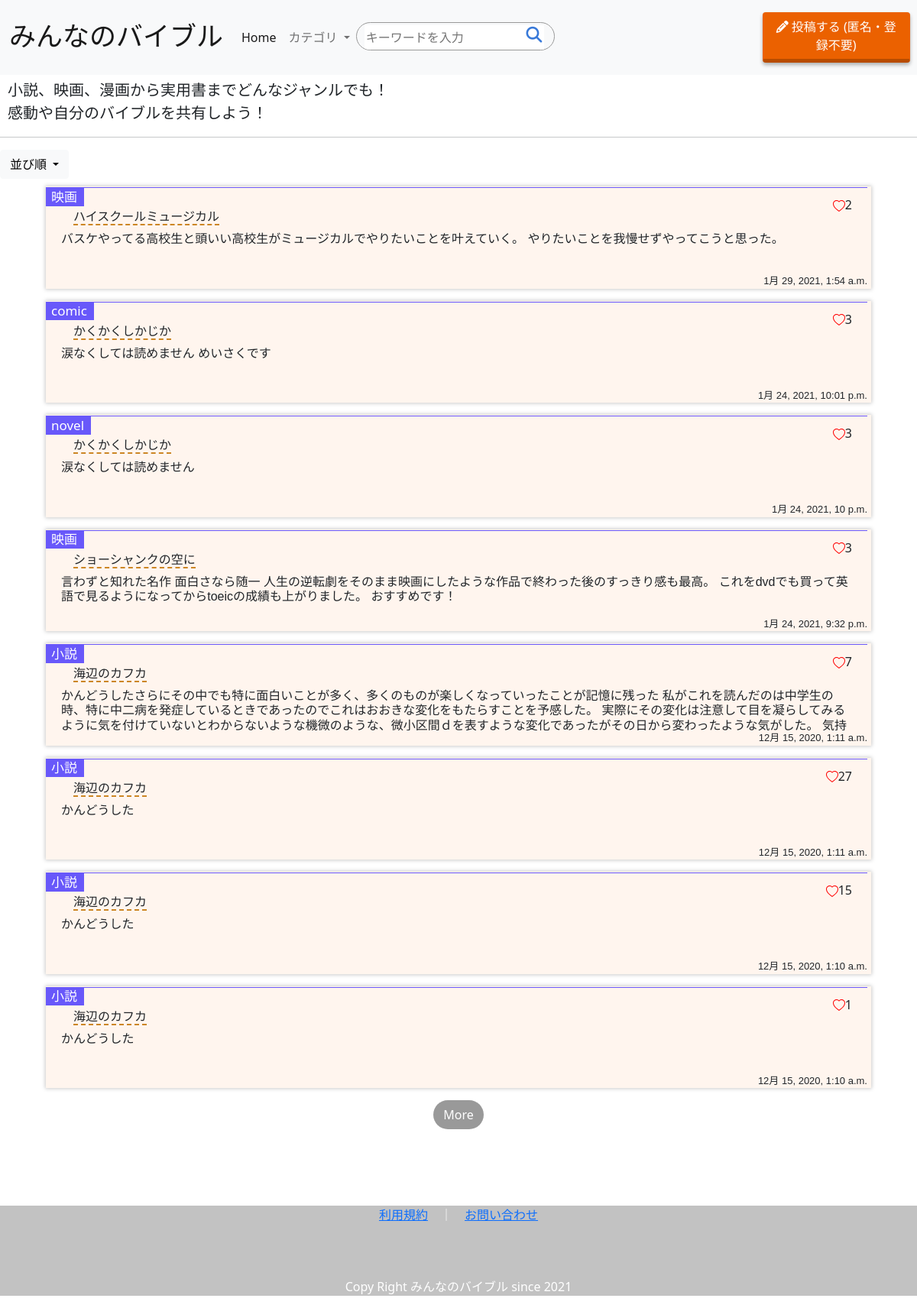
Page /list/ on the committed database.
### bibleapp/models.py (models this page shows, shortened)
class Biblemodel(models.Model):
    title = models.CharField(max_length=50)
    content = models.TextField()
    author = models.CharField(max_length=30)
    good = models.IntegerField(null=True, blank=True,default=0)
    goodtext = models.TextField()
    created_date = models.DateTimeField(default=timezone.now)
    url = models.URLField(max_length = 300, blank = True)
    category = models.CharField(max_length=10)
    sex = models.CharField(max_length = 10)
    age = models.CharField(max_length = 10)
    class Meta:
        ordering = ['-created_date']

### bibleapp/views.py (the view)
# urls.py: path('list/',listfunc,name='list'),
def listfunc(request):
    form = forms.SearchForm(request.POST or None)
    object_list = Biblemodel.objects.all()
    if request.method == "POST":
        if form.is_valid():
            search = form.cleaned_data['search']
            object_list = Biblemodel.objects.filter(title__contains = search)
    else :
        object_list = Biblemodel.objects.all()
    page = request.GET.get('page', 1)
    paginator = Paginator(object_list, 8)
    try:
        numbers = paginator.page(page)
    except PageNotAnInteger:
        numbers = paginator.page(1)
    except EmptyPage:
        numbers = paginator.page(paginator.num_pages)
    return render(request, 'list.html',{
        'object_list':object_list,
        'form':form,
        'numbers':numbers,
    })

### bibleapp/forms.py
class SearchForm(forms.Form):
    search = forms.CharField(
        initial='',
        label='search',
        required = False, # 必須ではない
        widget=forms.TextInput(
        attrs={'placeholder':'キーワードを入力'}
    ))

### templates/list.html (shortened to what this page needs)
{% extends 'base.html' %}
{% load static %}
{% block header %}
<header class="sticky-top">
  <nav class="navbar navbar-expand-lg navbar-light bg-light">
    <div class="container-fluid">
        <a class="navbar-brand" href="{% url 'list' %}" style="font-size: 35px; font-family: 'Yusei Magic', sans-serif;">みんなのバイブル</a>
      <div class="collapse navbar-collapse" id="navbarNavDropdown">
        <ul class="navbar-nav">
          <li class="nav-item">
            <a class="nav-link active" aria-current="page" href="{% url 'list' %}">Home</a>
          </li>
          <li class="nav-item dropdown">
            <a class="nav-link dropdown-toggle" href="#" id="navbarDropdownMenuLink" role="button" data-bs-toggle="dropdown" aria-expanded="false">
              カテゴリ
            </a>
          </li>
          {% if form %}
          <div class="search">
            <form method="POST" action="" class="search_container">{% csrf_token %}
            <div class="text" size="25">{{ form.search }}</div>
            <input type="submit" value="&#xf002">
            </form>
            </div>
            {% endif %}
        </ul>
      </div>
    </div>
    <div class = "post">
    <a href="{% url 'create' %}" class="btn btn--orange btn--cubic btn--shadow"><i class="fas fa-pencil-alt"></i> 投稿する (匿名・登録不要)</a>
    </div>
  </nav>
  </header>
  <div class ="intro">
    <h8 style="font-size: 20px; font-family: 'Yusei Magic', sans-serif;">小説、映画、漫画から実用書までどんなジャンルでも！<br>感動や自分のバイブルを共有しよう！
    </h8>
    </div>
    <hr>
<div class="btn-group" role="group">
    <button id="btnGroupDrop1" type="button" class="btn btn-light dropdown-toggle" data-bs-toggle="dropdown" aria-expanded="false">
      並び順
    </button>
  </div>
{% endblock header %}
{% block content %}
<div class="box">
<div class="listcontainer">
{%for item in numbers %}
<div class ="kakomi-box4">
  <a href="{% url 'detail' item.pk %}"></a>
  <div class="qbox">
    <div class="good">{{item.good}}
    </div>
    <span class="box-title">{{item.category}}</span>
    <h2>{{item.title}}</h2>
    <h3>{{item.content}}</h3>
  </div>
  <p>
 {{item.created_date}}
 </p>
</div>
{% endfor %}
{% if numbers.has_next %}
<div class="page">
<a class="btn btn--oran btn--radius" href="?page={{ numbers.next_page_number }}">More</a>
</div>
{% endif %}
</div>
</div>
{% endblock content %}

### templates/base.html (shortened to what this page needs)
<!doctype html>
<html lang="ja">
  <head>
    <link href="https://cdn.jsdelivr.net/npm/bootstrap@5.0.0-beta1/dist/css/bootstrap.min.css" rel="stylesheet">
   {% block customcss %}
   {% load static%}
   {% endblock customcss %}
   </head>
   <body>
    {% block header %}
    {% endblock header %}
    {% block content %}
    {% endblock content %}
    <address>
      <div class='footer'>
        <a href="{% url 'terms' %}">利用規約</a>　｜　<a href="{% url 'question' %}">お問い合わせ</a>
      </div>
      Copy Right みんなのバイブル
        since 2021
    </address>
  </body>
</html>

### templates/list.html (style rules this page uses)
div.box { width:100%; margin:auto; background-color:#FFFFFF; position: relative; padding-right:0px; padding-bottom:100px; min-height: 100px; box-sizing: border-box; }
address { background-color: rgb(194, 194, 194); color: #FFFFFF; text-align: center; position: relative; bottom:0; width:100%; }
div.footer { padding-bottom:70px; }
.qbox { position: relative; margin: 0px; padding: 25px 20px 7px; border-top: solid 1.5px rgb(104, 88, 250); height:113px; overflow:hidden; text-overflow :ellipsis; }
.kakomi-box4 { position:relative; margin: 10px auto; padding: 1px 5px 0px 0px; width: 90%; background-color: #FFF5EE; box-shadow: 0 0 5px 1px #ccc; }
.qbox .box-title { position: absolute; display: inline-block; top: -1.5px; left: -2px; padding: 0 9px; height: 25px; line-height: 25px; font-size: 17px; background: rgb(104, 88, 250); color: #ffffff; }
.qbox h2 { font-size:16px; display: inline-block; border-bottom:dashed 2px #cc8624; margin-left:1em; }
.kakomi-box4 a { position: absolute; top: 0; left: 0; width: 100%; height: 100%; text-indent:-999px; z-index: 2; }
.search { width:260px; }
.kakomi-box4 h3 { font-size:16px; font-family: Arial, Helvetica, sans-serif; }
.kakomi-box4 p { text-align: right; font-family: Arial, Helvetica, sans-serif; font-size: small; }
.good { position:absolute; right:20px; top:10px; }
.search_container { box-sizing: border-box; position: relative; border: 1px solid #999; display: block; padding: 3px 10px; border-radius: 20px; height: 2.3em; width: 260px; overflow: hidden; }
.search_container input[type="text"] { border: none; height: 2.0em; }
.search_container input[type="submit"] { cursor: pointer; font-family: FontAwesome; font-size: 1.3em; border: none; background: none; color: #3879D9; position: absolute; width: 2.5em; height: 2.5em; right: 0; top: -10px; outline : none; }
.intro { margin:5px 10px 5px; }
a.btn--orange { color: #fff; background-color: #eb6100; border-bottom: 5px solid #b84c00; }
a.btn--shadow { -webkit-box-shadow: 0 3px 5px rgba(0, 0, 0, .3); box-shadow: 0 3px 5px rgba(0, 0, 0, .3); }
.post { margin:8px; padding-left:1px; padding-right:1px; }
.page { margin:auto; text-align: center; }
a.btn--oran { color: #fff; background-color: #999999; }
a.btn--radius { border-radius: 100vh; }

### rows in the picture
Biblemodel: good "2", category "映画", title "ハイスクールミュージカル", content "バスケやってる高校生と頭いい高校生がミュージカルでやりたいことを叶えていく。 やりたいことを我慢せずやってこうと思った。", created_date "1月 29, 2021, 1:54 a.m."
Biblemodel: good "3", category "comic", title "かくかくしかじか", content "涙なくしては読めません めいさくです", created_date "1月 24, 2021, 10:01 p.m."
Biblemodel: good "3", category "novel", title "かくかくしかじか", content "涙なくしては読めません", created_date "1月 24, 2021, 10 p.m."
Biblemodel: good "3", category "映画", title "ショーシャンクの空に", content "言わずと知れた名作 面白さなら随一 人生の逆転劇をそのまま映画にしたような作品で終わった後のすっきり感も最高。 これをdvdでも買って英語で見るようになってからtoeicの成績も上がりました。 おすすめです！", created_date "1月 24, 2021, 9:32 p.m."
Biblemodel: good "7", category "小説", title "海辺のカフカ", content "かんどうしたさらにその中でも特に面白いことが多く、多くのものが楽しくなっていったことが記憶に残った 私がこれを読んだのは中学生の時、特に中二病を発症しているときであったのでこれはおおきな変化をもたらすことを予感した。 実際にその変化は注意して目を凝らしてみるように気を付けていないとわからないような機微のような、微小区間ｄを表すような変化であったがその日から変わったような気がした。…", created_date "12月 15, 2020, 1:11 a.m."
Biblemodel: good "27", category "小説", title "海辺のカフカ", content "かんどうした", created_date "12月 15, 2020, 1:11 a.m."
Biblemodel: good "15", category "小説", title "海辺のカフカ", content "かんどうした", created_date "12月 15, 2020, 1:10 a.m."
Biblemodel: good "1", category "小説", title "海辺のカフカ", content "かんどうした", created_date "12月 15, 2020, 1:10 a.m."
